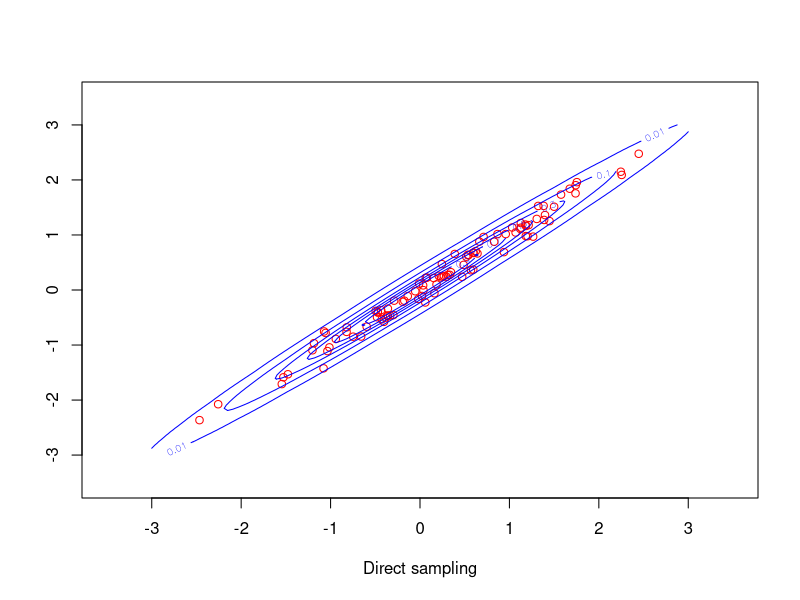
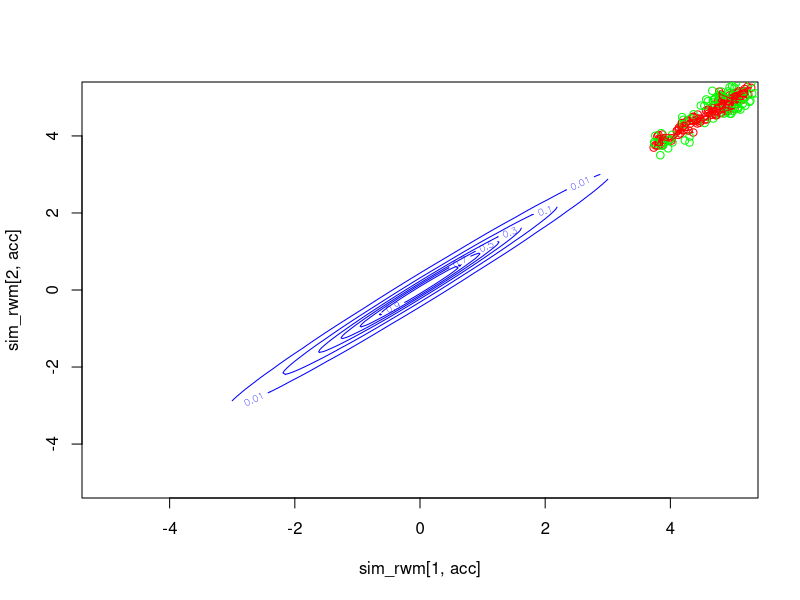
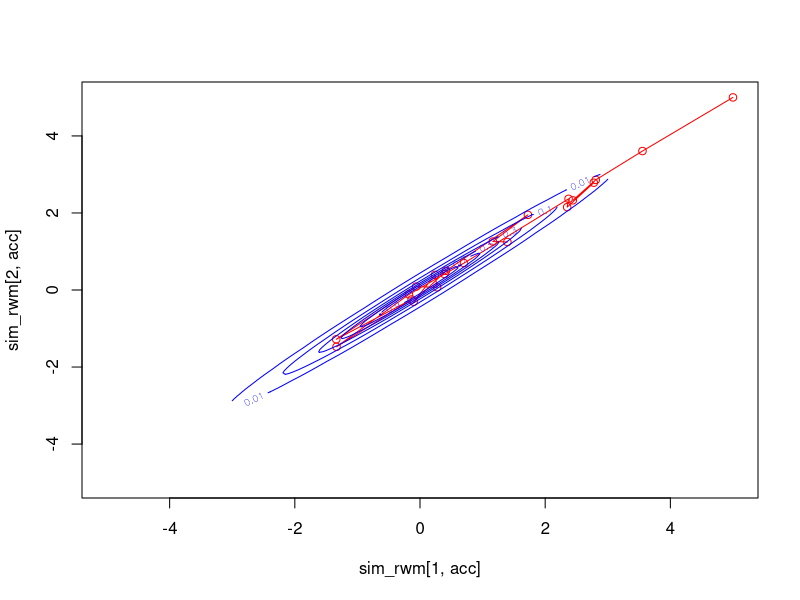
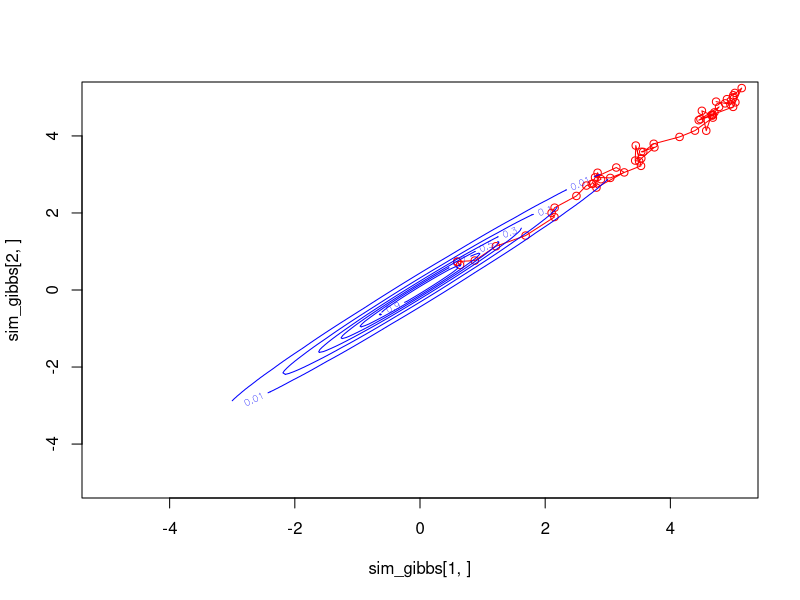

Source code (R) for these figures, in order:

## Draw contour lines

library(mvtnorm)

add.contour <- function(rho){

  x.points <- seq(-3,3,length=100) 
  y.points <- x.points
  z <- matrix(0,nrow=100,ncol=100)
  mu <- c(0,0)
  sigma <- matrix(c(1,rho,rho,1),nrow=2) 

  for (i in 1:100) {
    for (j in 1:100) {
      z[i,j] <- dmvnorm(c(x.points[i],y.points[j]),
                      mean=mu,sigma=sigma)
    } 
  }
  contour(x.points,y.points,z,col="blue",add=TRUE,levels=c(0.01,0.1,0.3,0.5,0.7,0.9))
}



## Sample for bivariate normal using Choleski decomposition

rho=0.99

S=matrix(c(1,rho,rho,1),ncol=2)
R=chol(S)
N=100
sn=matrix(rnorm(2*N),nrow=2) ##Simulate iid N(0,1) variables
sim_chol=t(R)%*%sn
plot(sim_chol[1,],sim_chol[2,],col="red",xlim=c(-3.5, 3.5), ylim=c(-3.5, 3.5), xlab="Direct sampling", ylab="")
add.contour(rho)




## Metropolis random walk for bivariate normal distribution



metropolis=function(rho,N,sv,sigma){
  
  S=matrix(c(1,rho,rho,1),ncol=2)
  Si=solve(S)
  sim_rwm=matrix(NA,nrow=2,ncol=N+1)
  prop=matrix(NA,nrow=2,ncol=N+1)
  sim_rwm[,1]=sv   
  prop[,1]=sv 
  #Deterministic initial value

  a.ratio = function(xprev,xprop,Si){
    exp(-0.5*(t(xprop)%*%Si%*%xprop-t(xprev)%*%Si%*%xprev))
  } 
  #Computing acceptance ratio 
  
  acc=matrix(FALSE,nrow=1,ncol=N+1)
  acc[1]=TRUE
  
  for(i in 1:N){
    prop[,i+1]=sim_rwm[,i]+rnorm(2,sd=sigma)
    if(runif(1)<=a.ratio(xprev=sim_rwm[,i],xprop=prop[,i+1],Si=Si)){
      sim_rwm[,i+1]=prop[,i+1]
      acc[i+1]=TRUE
    }else{
      sim_rwm[,i+1]=sim_rwm[,i]
    }
  }
  
  plot(sim_rwm[1,acc],sim_rwm[2,acc],xlim=c(-5,5),ylim=c(-5,5),col="red") #accepted
  points(prop[1,!acc],prop[2,!acc],col="green")     #not accepted
  lines(sim_rwm[1,acc],sim_rwm[2,acc],col="red")
  length(acc[acc])/N
}

rho=0.99
N=200
sigma=0.1
x_start=c(5,5)

metropolis(rho,N,x_start,sigma)
add.contour(rho)






## Hybrid MC for bivariate normal distribution


hybrid=function(rho,N,sv,epsilon,steps){
  
  S=matrix(c(1,rho,rho,1),ncol=2)
  Si=solve(S)
  prop_rwm=sim_rwm=matrix(NA,nrow=2,ncol=N+1) 
  prop_rwm[,1]=sim_rwm[,1]=sv
  
  neg.log.pi=function(x,Si) return(0.5*t(x)%*%Si%*%x)  #potential energy target distribution
  grad.neg.log.pi=function(x,Si) return(Si%*%x)        #gradient
  
  acc=matrix(FALSE,nrow=1,ncol=N+1)
  acc[1]=TRUE # accepted proposals
  
  for(i in 1:N){
    
    current_x=sim_rwm[,i]
    x = current_x
    u = rnorm(length(x),0,1)  # independent standard normal (mass=1 for all particles)
  
  # Use the leapfrog method to generate proposal
    
    current_u = u
    u = u - epsilon * grad.neg.log.pi(x,Si=Si) / 2

  for (j in 1:steps){
    x = x + epsilon * u
    if (j!=steps) u = u - epsilon * grad.neg.log.pi(x,Si=Si)
  }
    u = u - epsilon * grad.neg.log.pi(x,Si=Si) / 2
  
  # End of leapfrog iteration
    
    
  current_H= neg.log.pi(current_x,Si=Si)+ sum(current_u^2) / 2  #current Hamiltonian
  proposed_H = neg.log.pi(x,Si=Si)+ sum(u^2) / 2                #proposed Hamiltonian
  prop_rwm[,i+1]=x
  
  #acceptance step
    if (runif(1) < exp(current_H-proposed_H)){
      sim_rwm[,i+1]=x
      acc[i+1]=TRUE
    } else {
      sim_rwm[,i+1]=sim_rwm[,i]
    }
  }
  
  plot(sim_rwm[1,acc],sim_rwm[2,acc],xlim=c(-5,5),ylim=c(-5,5),col="red") #accepted
  points(prop_rwm[1,!acc],prop_rwm[2,!acc],col="green")     #not accepted
  lines(sim_rwm[1,acc],sim_rwm[2,acc],col="red")
  length(acc[acc])/N
}
  
rho=0.99
N=20
sv=c(5,5)
epsilon=0.1
steps=10

hybrid(rho,N,sv,epsilon,steps)
add.contour(rho)






## Gibbs sampler for bivariate normal distribution



gibbs=function(rho,N,sv){
  
  sim_gibbs=matrix(NA,nrow=2,ncol=N+1)
  sim_gibbs[,1]=sv  ##Deterministic initial value
  for(i in 1:N){
    sim_gibbs[1,i+1]=rnorm(1,mean=rho*sim_gibbs[2,i],sd=sqrt(1-rho^2))
    sim_gibbs[2,i+1]=rnorm(1,mean=rho*sim_gibbs[1,i+1],sd=sqrt(1-rho^2))
  }
  
  plot(sim_gibbs[1,],sim_gibbs[2,],xlim=c(-5,5),ylim=c(-5,5),col="red") #accepted

  lines(sim_gibbs[1,],sim_gibbs[2,],col="red")

}

rho=0.99
N=50
x_start=c(5,5)

gibbs(rho,N,x_start)
add.contour(rho)
